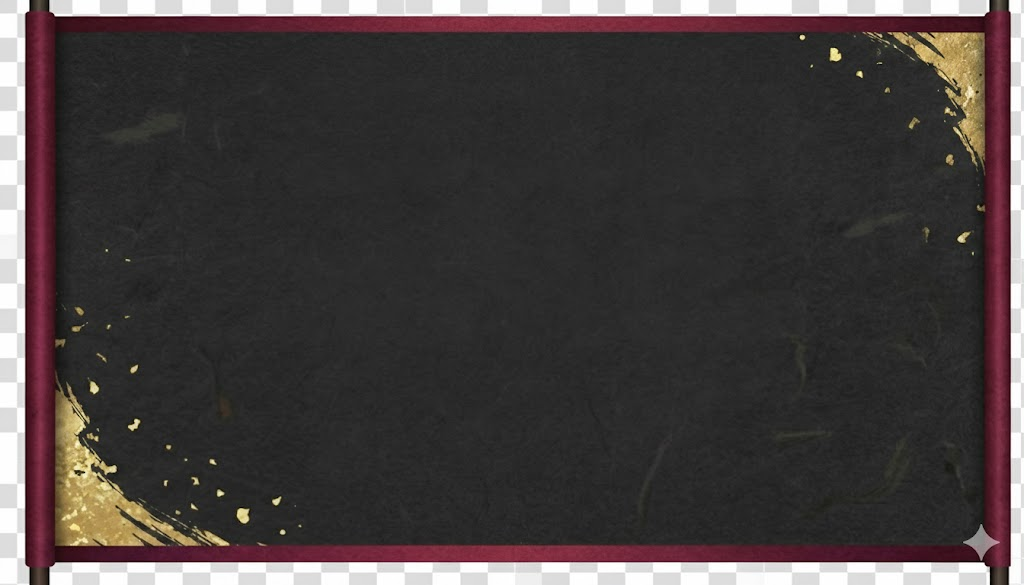
#> input picture src/marp-test/makimono.png, 1024 x 585 px, found by its file name
$ python make-makimono-transparent.py
#> lines starting #> are read from the running program, lines starting #| are printed output that depends on the picture
#!/usr/bin/env python3
"""
makimono.pngの紫色の枠を透過させるスクリプト
"""

from PIL import Image
import os
import shutil

def make_purple_transparent(input_path, output_path, tolerance=50):
    """
    紫色系の色を透過させる

    Args:
        input_path: 入力画像のパス
        output_path: 出力画像のパス
        tolerance: 色の許容範囲（大きいほど広い範囲の色を透過）
    """
#> called with input_path = 'src/marp-test/makimono.png', output_path = 'src/marp-test/makimono.png', tolerance = 50
    # 画像を開く
    img = Image.open(input_path)
#> img is the input picture: PIL image 1024x585 RGB; mean R, G, B 69.7, 62.8, 62.7

    # RGBAモードに変換（透明度チャンネルを追加）
    img = img.convert("RGBA")
#> img: PIL image 1024x585 RGBA

    # ピクセルデータを取得
    datas = img.getdata()

    new_data = []
    transparent_count = 0

    # 紫色の代表的な色（検出された値）
    # RGB(78, 20, 34), RGB(97, 34, 53) など
    # 特徴: R > 70, R > B > G, B < R * 0.8, G < R * 0.5

    for item in datas:
        r, g, b, a = item

        # 紫色系の判定条件
        # 1. Rが最も大きい
        # 2. Bが2番目に大きい
        # 3. Gが最も小さい
        # 4. Rが一定以上の値
        is_purple = (
            r > 60 and  # Rが60以上
            r > g and   # R > G
            r > b and   # R > B
            b > g and   # B > G（紫色の特徴）
            g < r * 0.6  # Gが小さい
        )

        # より緩い条件：暗い紫色も含める
        is_dark_purple = (
            r > 50 and
            r > g and
            b > g - 10 and
            g < r * 0.7 and
            r + b > g * 2
        )

        if is_purple or is_dark_purple:
            # 透明にする
            new_data.append((255, 255, 255, 0))
            transparent_count += 1
        else:
            # そのまま保持
            new_data.append(item)
#> this loop made 599040 passes
#> (item, r, g, b) on passes 1 to 3: ((218, 218, 218, 255), 218, 218, 218), ((218, 218, 218, 255), 218, 218, 218), ((218, 218, 218, 255), 218, 218, 218)
#> after the loop, new_data = 599040 items; transparent_count = 58702

    # 新しいピクセルデータを設定
    img.putdata(new_data)
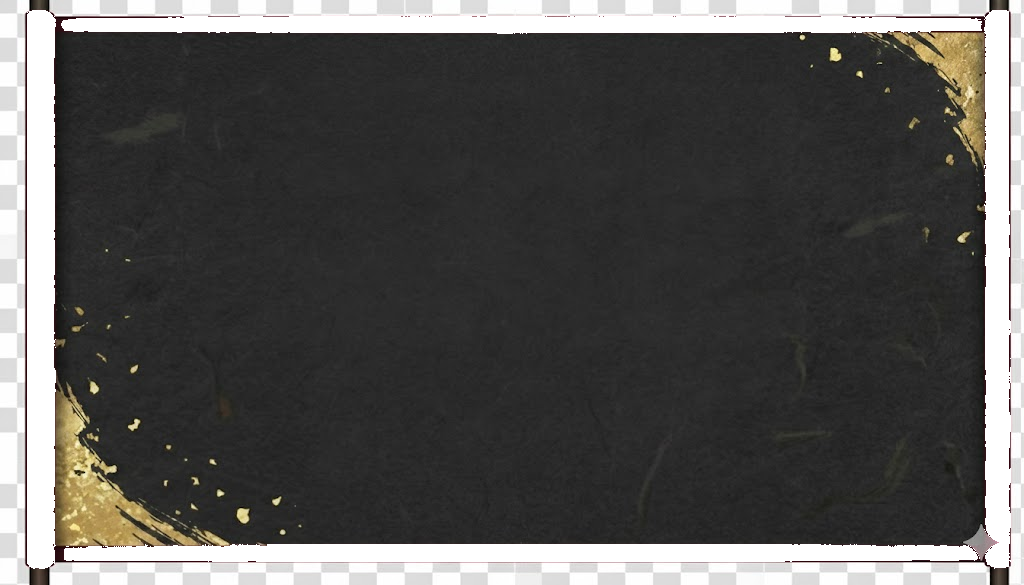
#> img: PIL image 1024x585 RGBA; mean R, G, B, A 85.5, 84.6, 82.9, 230; transparent parts drawn white

    # 保存
    img.save(output_path, "PNG")

    total_pixels = len(datas)
#> total_pixels = 599040
    percentage = (transparent_count / total_pixels) * 100
#> percentage = 9.8

    print(f"[OK] 透過処理完了")
    print(f"  - 透過したピクセル: {transparent_count:,} / {total_pixels:,} ({percentage:.2f}%)")
#|   - 透過したピクセル: 58,702 / 599,040 (9.80%)

    return transparent_count

def main():
    # makimono.png のパス（2箇所）
    paths = [
        "src/marp-test/makimono.png",
        "src/slide-pattern/makimono.png",
    ]

    print("=" * 60)
    print("makimono.png の紫色枠を透過処理")
    print("=" * 60)

    for path in paths:
        if not os.path.exists(path):
            print(f"\n[WARN] {path} が見つかりません（スキップ）")
            continue

        print(f"\n処理中: {path}")

        # バックアップを作成
        backup_path = path.replace(".png", "_backup.png")
        if not os.path.exists(backup_path):
            shutil.copy2(path, backup_path)
            print(f"[BACKUP] バックアップ作成: {backup_path}")
        else:
            print(f"[INFO] バックアップ済み: {backup_path}")

        # 透過処理を実行
        try:
            make_purple_transparent(path, path, tolerance=50)
        except Exception as e:
            print(f"[ERROR] エラー: {e}")

    print("\n" + "=" * 60)
    print("[COMPLETE] 処理完了")
    print("=" * 60)
    print("\n注意:")
    print("- 元の画像は *_backup.png として保存されています")
    print("- 透過がうまくいかない場合は、スクリプト内のis_purple条件を調整してください")
    print("- 元に戻す場合: cp *_backup.png makimono.png")

if __name__ == "__main__":
    main()
